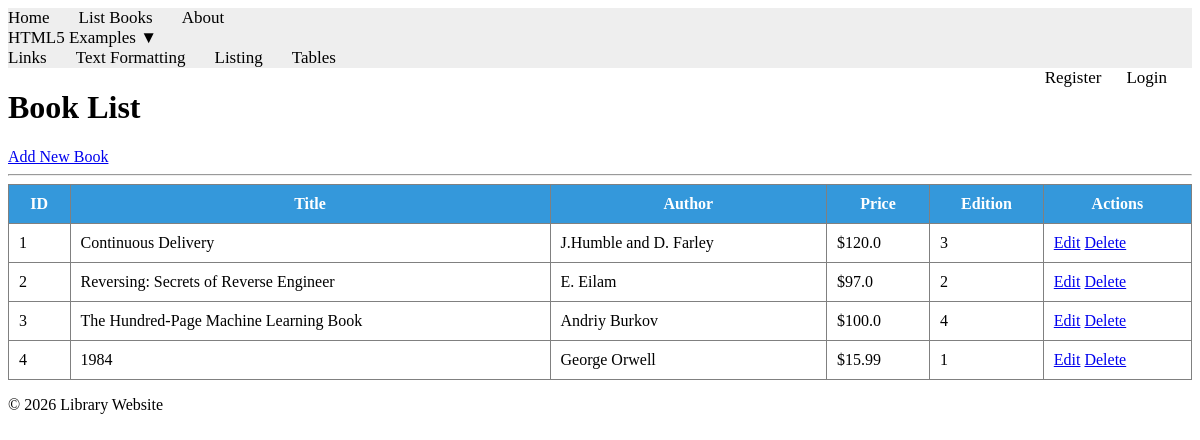
Page /books/lab10_part1/listbooks/ on the committed database.
### apps/bookmodule/models.py (models this page shows, shortened)
class Book(models.Model):
    title = models.CharField(max_length=50)
    author = models.CharField(max_length=50)
    price = models.FloatField(default=0.0)
    edition = models.SmallIntegerField(default=1)

### apps/bookmodule/views.py (the view)
# urls.py: path('lab10_part1/listbooks/', views.lab10_part1_listbooks, name="books.lab10_part1_listbooks"),
def lab10_part1_listbooks(request):
    books = Book.objects.all()
    return render(request, 'bookmodule/lab10_part1_listbooks.html', {'books': books})

### apps/templates/bookmodule/lab10_part1_listbooks.html (shortened to what this page needs)
{% extends "layouts/base.html" %}
{% load static %}
{% block content %}
<div class="container">
    <h1>Book List</h1>
    <a href="{% url 'books.lab10_part1_addbook' %}">Add New Book</a>
    <hr>
    <table border="1" cellpadding="10" style="width:100%; border-collapse:collapse;">
        <thead>
            <tr style="background-color:#3498db; color:white;">
                <th>ID</th>
                <th>Title</th>
                <th>Author</th>
                <th>Price</th>
                <th>Edition</th>
                <th>Actions</th>
            </tr>
        </thead>
        <tbody>
            {% for book in books %}
            <tr>
                <td>{{ book.id }}</td>
                <td>{{ book.title }}</td>
                <td>{{ book.author }}</td>
                <td>${{ book.price }}</td>
                <td>{{ book.edition }}</td>
                <td>
                    <a href="{% url 'books.lab10_part1_editbook' book.id %}">Edit</a>
                    <a href="{% url 'books.lab10_part1_deletebook' book.id %}" onclick="return confirm('Are you sure?')">Delete</a>
                </td>
            </tr>
            {% empty %}
            <tr>
                <td colspan="6" style="text-align:center;">No books found.</td>
            </tr>
            {% endfor %}
        </tbody>
    </table>
</div>
{% endblock content %}

### rows in the picture
Book: id "1", title "Continuous Delivery", author "J.Humble and D. Farley", price "120.0", edition "3"
Book: id "2", title "Reversing: Secrets of Reverse Engineer", author "E. Eilam", price "97.0", edition "2"
Book: id "3", title "The Hundred-Page Machine Learning Book", author "Andriy Burkov", price "100.0", edition "4"
Book: id "4", title "1984", author "George Orwell", price "15.99", edition "1"
